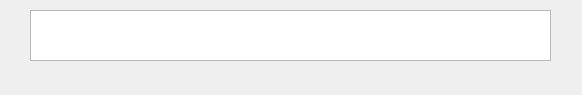
<?xml version="1.0" encoding="UTF-8"?>
<ui version="4.0">
 <class>MainWindow</class>
 <widget class="QMainWindow" name="MainWindow">
  <property name="geometry">
   <rect>
    <x>0</x>
    <y>0</y>
    <width>582</width>
    <height>95</height>
   </rect>
  </property>
  <property name="windowTitle">
   <string>MainWindow</string>
  </property>
  <widget class="QWidget" name="centralwidget">
   <widget class="QTextEdit" name="weather_text_edit">
    <property name="geometry">
     <rect>
      <x>30</x>
      <y>10</y>
      <width>521</width>
      <height>51</height>
     </rect>
    </property>
    <property name="font">
     <font>
      <pointsize>24</pointsize>
     </font>
    </property>
   </widget>
  </widget>
  <widget class="QMenuBar" name="menubar">
   <property name="geometry">
    <rect>
     <x>0</x>
     <y>0</y>
     <width>582</width>
     <height>22</height>
    </rect>
   </property>
  </widget>
 </widget>
 <resources/>
 <connections/>
</ui>
